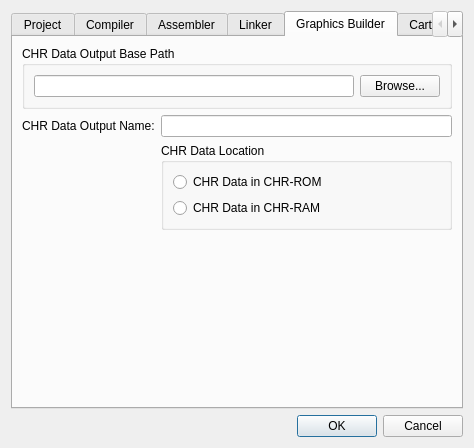
<?xml version="1.0" encoding="UTF-8"?>
<ui version="4.0">
 <class>ProjectPropertiesDialog</class>
 <widget class="QDialog" name="ProjectPropertiesDialog">
  <property name="windowModality">
   <enum>Qt::WindowModal</enum>
  </property>
  <property name="geometry">
   <rect>
    <x>0</x>
    <y>0</y>
    <width>474</width>
    <height>448</height>
   </rect>
  </property>
  <property name="windowTitle">
   <string>Project Properties</string>
  </property>
  <property name="modal">
   <bool>true</bool>
  </property>
  <layout class="QGridLayout" name="gridLayout_2">
   <item row="2" column="0">
    <widget class="QDialogButtonBox" name="buttonBox">
     <property name="orientation">
      <enum>Qt::Horizontal</enum>
     </property>
     <property name="standardButtons">
      <set>QDialogButtonBox::Cancel|QDialogButtonBox::Ok</set>
     </property>
    </widget>
   </item>
   <item row="1" column="0">
    <widget class="QTabWidget" name="tabWidget">
     <property name="currentIndex">
      <number>4</number>
     </property>
     <property name="usesScrollButtons">
      <bool>true</bool>
     </property>
     <widget class="QWidget" name="projectTab">
      <attribute name="title">
       <string>Project</string>
      </attribute>
      <layout class="QGridLayout" name="gridLayout_3">
       <item row="0" column="0" colspan="2">
        <widget class="QLabel" name="label_4">
         <property name="text">
          <string>Project Name:</string>
         </property>
        </widget>
       </item>
       <item row="0" column="2">
        <widget class="QLineEdit" name="projectNameLineEdit"/>
       </item>
       <item row="3" column="0" colspan="3">
        <widget class="QGroupBox" name="groupBox_2">
         <property name="title">
          <string>Project Base Path</string>
         </property>
         <layout class="QHBoxLayout" name="horizontalLayout_2">
          <item>
           <widget class="QLineEdit" name="projectBasePath">
            <property name="readOnly">
             <bool>true</bool>
            </property>
           </widget>
          </item>
         </layout>
        </widget>
       </item>
       <item row="4" column="0" colspan="3">
        <widget class="QGroupBox" name="groupBox_4">
         <property name="title">
          <string>Project Output Base Path</string>
         </property>
         <layout class="QHBoxLayout" name="horizontalLayout_4">
          <item>
           <widget class="QLineEdit" name="projectOutputBasePath">
            <property name="readOnly">
             <bool>true</bool>
            </property>
           </widget>
          </item>
          <item>
           <widget class="QPushButton" name="projectOutputBasePathBrowse">
            <property name="text">
             <string>Browse...</string>
            </property>
            <property name="icon">
             <iconset resource="../../resource.qrc">
              <normaloff>:/resources/document-open.png</normaloff>:/resources/document-open.png</iconset>
            </property>
           </widget>
          </item>
         </layout>
        </widget>
       </item>
       <item row="6" column="0" colspan="3">
        <spacer name="verticalSpacer_2">
         <property name="orientation">
          <enum>Qt::Vertical</enum>
         </property>
         <property name="sizeHint" stdset="0">
          <size>
           <width>20</width>
           <height>40</height>
          </size>
         </property>
        </spacer>
       </item>
       <item row="1" column="0">
        <widget class="QLabel" name="label_15">
         <property name="text">
          <string>Project Output Name:</string>
         </property>
        </widget>
       </item>
       <item row="1" column="2">
        <widget class="QLineEdit" name="outputName"/>
       </item>
       <item row="2" column="0" colspan="3">
        <widget class="QLabel" name="label_6">
         <property name="text">
          <string>Note: The Project Output Name will be used for intermediate output files generated by the Linker and Graphics Bank (CHR) Builder if alternative output names are not specified in their respective tabs.</string>
         </property>
         <property name="wordWrap">
          <bool>true</bool>
         </property>
        </widget>
       </item>
       <item row="5" column="0" colspan="3">
        <widget class="QLabel" name="label_25">
         <property name="text">
          <string>Note: The Project Output Base Path will be used for intermediate output files generated by the Linker and Graphics Bank (CHR) Builder if alternative output base paths are not specified in their respective tabs.</string>
         </property>
         <property name="wordWrap">
          <bool>true</bool>
         </property>
        </widget>
       </item>
      </layout>
     </widget>
     <widget class="QWidget" name="compilerTab">
      <attribute name="title">
       <string>Compiler</string>
      </attribute>
      <layout class="QFormLayout" name="formLayout_4">
       <item row="0" column="0">
        <widget class="QLabel" name="label_12">
         <property name="text">
          <string>DEFINEd symbols:</string>
         </property>
        </widget>
       </item>
       <item row="0" column="1">
        <widget class="QLineEdit" name="compilerDefinedSymbols"/>
       </item>
       <item row="1" column="0">
        <widget class="QLabel" name="label_23">
         <property name="text">
          <string>Additional INCLUDE paths:</string>
         </property>
        </widget>
       </item>
       <item row="1" column="1">
        <layout class="QHBoxLayout" name="horizontalLayout_3">
         <item>
          <widget class="QLineEdit" name="compilerIncludePaths"/>
         </item>
         <item>
          <widget class="QPushButton" name="compilerIncludePathBrowse">
           <property name="text">
            <string>Browse...</string>
           </property>
           <property name="icon">
            <iconset resource="../../resource.qrc">
             <normaloff>:/resources/document-open.png</normaloff>:/resources/document-open.png</iconset>
           </property>
          </widget>
         </item>
        </layout>
       </item>
       <item row="2" column="0">
        <widget class="QLabel" name="label_24">
         <property name="text">
          <string>Additional options:</string>
         </property>
        </widget>
       </item>
       <item row="2" column="1">
        <widget class="QLineEdit" name="compilerAdditionalOptions"/>
       </item>
      </layout>
     </widget>
     <widget class="QWidget" name="assemblerTab">
      <attribute name="title">
       <string>Assembler</string>
      </attribute>
      <layout class="QFormLayout" name="formLayout_3">
       <property name="fieldGrowthPolicy">
        <enum>QFormLayout::AllNonFixedFieldsGrow</enum>
       </property>
       <item row="0" column="0">
        <widget class="QLabel" name="label_11">
         <property name="text">
          <string>DEFINEd symbols:</string>
         </property>
        </widget>
       </item>
       <item row="0" column="1">
        <widget class="QLineEdit" name="assemblerDefinedSymbols"/>
       </item>
       <item row="1" column="0">
        <widget class="QLabel" name="label_13">
         <property name="text">
          <string>Additional INCLUDE paths:</string>
         </property>
        </widget>
       </item>
       <item row="1" column="1">
        <layout class="QHBoxLayout" name="horizontalLayout">
         <item>
          <widget class="QLineEdit" name="assemblerIncludePaths"/>
         </item>
         <item>
          <widget class="QPushButton" name="assemblerIncludePathBrowse">
           <property name="text">
            <string>Browse...</string>
           </property>
           <property name="icon">
            <iconset resource="../../resource.qrc">
             <normaloff>:/resources/document-open.png</normaloff>:/resources/document-open.png</iconset>
           </property>
          </widget>
         </item>
        </layout>
       </item>
       <item row="2" column="0">
        <widget class="QLabel" name="label_14">
         <property name="text">
          <string>Additional options:</string>
         </property>
        </widget>
       </item>
       <item row="2" column="1">
        <widget class="QLineEdit" name="assemblerAdditionalOptions"/>
       </item>
      </layout>
     </widget>
     <widget class="QWidget" name="linkerTab">
      <attribute name="title">
       <string>Linker</string>
      </attribute>
      <layout class="QGridLayout" name="gridLayout_4">
       <item row="1" column="0">
        <widget class="QLabel" name="label_19">
         <property name="text">
          <string>Linked Output Name:</string>
         </property>
        </widget>
       </item>
       <item row="1" column="1">
        <widget class="QLineEdit" name="linkerOutputName"/>
       </item>
       <item row="2" column="0">
        <widget class="QLabel" name="label_22">
         <property name="text">
          <string>Debug Info File Name:</string>
         </property>
        </widget>
       </item>
       <item row="2" column="1">
        <widget class="QLineEdit" name="debugInfoName"/>
       </item>
       <item row="3" column="0">
        <widget class="QLabel" name="label_16">
         <property name="text">
          <string>Linker config file:</string>
         </property>
        </widget>
       </item>
       <item row="3" column="1" colspan="2">
        <layout class="QHBoxLayout" name="horizontalLayout_6">
         <item>
          <widget class="QLineEdit" name="linkerConfigFile">
           <property name="readOnly">
            <bool>true</bool>
           </property>
          </widget>
         </item>
         <item>
          <widget class="QPushButton" name="linkerConfigFileBrowse">
           <property name="text">
            <string>Browse...</string>
           </property>
           <property name="icon">
            <iconset resource="../../resource.qrc">
             <normaloff>:/resources/document-open.png</normaloff>:/resources/document-open.png</iconset>
           </property>
          </widget>
         </item>
        </layout>
       </item>
       <item row="5" column="0">
        <widget class="QLabel" name="label_17">
         <property name="text">
          <string>Linker configuration:</string>
         </property>
        </widget>
       </item>
       <item row="8" column="0" colspan="2">
        <widget class="QTextEdit" name="linkerConfig">
         <property name="sizePolicy">
          <sizepolicy hsizetype="Expanding" vsizetype="Expanding">
           <horstretch>0</horstretch>
           <verstretch>0</verstretch>
          </sizepolicy>
         </property>
         <property name="minimumSize">
          <size>
           <width>0</width>
           <height>0</height>
          </size>
         </property>
         <property name="readOnly">
          <bool>false</bool>
         </property>
        </widget>
       </item>
       <item row="0" column="0" colspan="2">
        <widget class="QGroupBox" name="groupBox_6">
         <property name="title">
          <string>PRG Data Output Base Path</string>
         </property>
         <layout class="QHBoxLayout" name="horizontalLayout_7">
          <item>
           <widget class="QLineEdit" name="prgromOutputBasePath">
            <property name="readOnly">
             <bool>true</bool>
            </property>
           </widget>
          </item>
          <item>
           <widget class="QPushButton" name="prgromOutputBasePathBrowse">
            <property name="text">
             <string>Browse...</string>
            </property>
            <property name="icon">
             <iconset resource="../../resource.qrc">
              <normaloff>:/resources/document-open.png</normaloff>:/resources/document-open.png</iconset>
            </property>
           </widget>
          </item>
         </layout>
        </widget>
       </item>
       <item row="4" column="0">
        <widget class="QLabel" name="label_18">
         <property name="text">
          <string>Additional options:</string>
         </property>
        </widget>
       </item>
       <item row="4" column="1">
        <widget class="QLineEdit" name="linkerAdditionalOptions"/>
       </item>
      </layout>
     </widget>
     <widget class="QWidget" name="graphicsBuilderTab">
      <attribute name="title">
       <string>Graphics Builder</string>
      </attribute>
      <layout class="QGridLayout" name="gridLayout_5">
       <item row="1" column="0">
        <widget class="QLabel" name="label_21">
         <property name="text">
          <string>CHR Data Output Name:</string>
         </property>
        </widget>
       </item>
       <item row="1" column="1">
        <widget class="QLineEdit" name="chrromOutputName"/>
       </item>
       <item row="3" column="1">
        <widget class="QGroupBox" name="groupBox">
         <property name="title">
          <string>CHR Data Location</string>
         </property>
         <layout class="QGridLayout" name="gridLayout_6">
          <item row="0" column="0">
           <widget class="QRadioButton" name="chrRom">
            <property name="text">
             <string>CHR Data in CHR-ROM</string>
            </property>
           </widget>
          </item>
          <item row="1" column="0">
           <widget class="QRadioButton" name="chrRam">
            <property name="text">
             <string>CHR Data in CHR-RAM</string>
            </property>
           </widget>
          </item>
         </layout>
        </widget>
       </item>
       <item row="4" column="0" colspan="2">
        <spacer name="verticalSpacer">
         <property name="orientation">
          <enum>Qt::Vertical</enum>
         </property>
         <property name="sizeHint" stdset="0">
          <size>
           <width>20</width>
           <height>40</height>
          </size>
         </property>
        </spacer>
       </item>
       <item row="0" column="0" colspan="2">
        <widget class="QGroupBox" name="groupBox_5">
         <property name="title">
          <string>CHR Data Output Base Path</string>
         </property>
         <layout class="QHBoxLayout" name="horizontalLayout_5">
          <item>
           <widget class="QLineEdit" name="chrromOutputBasePath">
            <property name="readOnly">
             <bool>true</bool>
            </property>
           </widget>
          </item>
          <item>
           <widget class="QPushButton" name="chrromOutputBasePathBrowse">
            <property name="text">
             <string>Browse...</string>
            </property>
            <property name="icon">
             <iconset resource="../../resource.qrc">
              <normaloff>:/resources/document-open.png</normaloff>:/resources/document-open.png</iconset>
            </property>
           </widget>
          </item>
         </layout>
        </widget>
       </item>
      </layout>
     </widget>
     <widget class="QWidget" name="cartridgeTab">
      <attribute name="title">
       <string>Cartridge</string>
      </attribute>
      <layout class="QFormLayout" name="formLayout">
       <item row="2" column="0">
        <widget class="QLabel" name="label_9">
         <property name="text">
          <string>Mapper:</string>
         </property>
        </widget>
       </item>
       <item row="2" column="1">
        <widget class="QComboBox" name="mapperComboBox">
         <property name="maxVisibleItems">
          <number>20</number>
         </property>
        </widget>
       </item>
       <item row="3" column="0">
        <widget class="QLabel" name="label_8">
         <property name="text">
          <string>Type:</string>
         </property>
        </widget>
       </item>
       <item row="3" column="1">
        <widget class="QComboBox" name="romTypeComboBox">
         <item>
          <property name="text">
           <string>NES</string>
          </property>
         </item>
         <item>
          <property name="text">
           <string>VS Unisystem</string>
          </property>
         </item>
         <item>
          <property name="text">
           <string>Playchoice</string>
          </property>
         </item>
        </widget>
       </item>
       <item row="4" column="0">
        <widget class="QLabel" name="label_7">
         <property name="text">
          <string>Mirroring:</string>
         </property>
        </widget>
       </item>
       <item row="4" column="1">
        <widget class="QComboBox" name="mirroringComboBox">
         <item>
          <property name="text">
           <string>Horizontal</string>
          </property>
         </item>
         <item>
          <property name="text">
           <string>Vertical</string>
          </property>
         </item>
        </widget>
       </item>
       <item row="5" column="1">
        <widget class="QCheckBox" name="trainerPresent">
         <property name="text">
          <string>512-byte Trainer Present</string>
         </property>
        </widget>
       </item>
       <item row="6" column="1">
        <widget class="QCheckBox" name="saveRAMPresent">
         <property name="text">
          <string>Save RAM Present</string>
         </property>
        </widget>
       </item>
       <item row="7" column="1">
        <widget class="QCheckBox" name="extraVRAMPresent">
         <property name="text">
          <string>Extra VRAM Present</string>
         </property>
        </widget>
       </item>
       <item row="0" column="0">
        <widget class="QLabel" name="label_20">
         <property name="text">
          <string>Cartridge (iNES) Name:</string>
         </property>
        </widget>
       </item>
       <item row="0" column="1">
        <widget class="QLineEdit" name="cartridgeOutputName"/>
       </item>
       <item row="1" column="0">
        <widget class="QLabel" name="label_10">
         <property name="text">
          <string>Cartridge Save State Name:</string>
         </property>
        </widget>
       </item>
       <item row="1" column="1">
        <widget class="QLineEdit" name="cartridgeSaveStateName"/>
       </item>
      </layout>
     </widget>
     <widget class="QWidget" name="paletteTab">
      <attribute name="title">
       <string>System Palette</string>
      </attribute>
      <layout class="QGridLayout" name="gridLayout">
       <item row="1" column="0" colspan="3">
        <widget class="QTableWidget" name="tableWidget">
         <property name="sizePolicy">
          <sizepolicy hsizetype="Expanding" vsizetype="Expanding">
           <horstretch>0</horstretch>
           <verstretch>0</verstretch>
          </sizepolicy>
         </property>
         <property name="showDropIndicator" stdset="0">
          <bool>false</bool>
         </property>
         <property name="selectionMode">
          <enum>QAbstractItemView::SingleSelection</enum>
         </property>
         <property name="verticalScrollMode">
          <enum>QAbstractItemView::ScrollPerPixel</enum>
         </property>
         <property name="horizontalScrollMode">
          <enum>QAbstractItemView::ScrollPerPixel</enum>
         </property>
         <property name="showGrid">
          <bool>true</bool>
         </property>
         <property name="gridStyle">
          <enum>Qt::SolidLine</enum>
         </property>
         <property name="wordWrap">
          <bool>false</bool>
         </property>
         <property name="cornerButtonEnabled">
          <bool>false</bool>
         </property>
         <attribute name="horizontalHeaderShowSortIndicator" stdset="0">
          <bool>false</bool>
         </attribute>
         <attribute name="verticalHeaderMinimumSectionSize">
          <number>15</number>
         </attribute>
         <row>
          <property name="text">
           <string>0x</string>
          </property>
         </row>
         <row>
          <property name="text">
           <string>1x</string>
          </property>
         </row>
         <row>
          <property name="text">
           <string>2x</string>
          </property>
         </row>
         <row>
          <property name="text">
           <string>3x</string>
          </property>
         </row>
         <column>
          <property name="text">
           <string>x0</string>
          </property>
         </column>
         <column>
          <property name="text">
           <string>x1</string>
          </property>
         </column>
         <column>
          <property name="text">
           <string>x2</string>
          </property>
         </column>
         <column>
          <property name="text">
           <string>x3</string>
          </property>
         </column>
         <column>
          <property name="text">
           <string>x4</string>
          </property>
         </column>
         <column>
          <property name="text">
           <string>x5</string>
          </property>
         </column>
         <column>
          <property name="text">
           <string>x6</string>
          </property>
         </column>
         <column>
          <property name="text">
           <string>x7</string>
          </property>
         </column>
         <column>
          <property name="text">
           <string>x8</string>
          </property>
         </column>
         <column>
          <property name="text">
           <string>x9</string>
          </property>
         </column>
         <column>
          <property name="text">
           <string>xA</string>
          </property>
         </column>
         <column>
          <property name="text">
           <string>xB</string>
          </property>
         </column>
         <column>
          <property name="text">
           <string>xC</string>
          </property>
         </column>
         <column>
          <property name="text">
           <string>xD</string>
          </property>
         </column>
         <column>
          <property name="text">
           <string>xE</string>
          </property>
         </column>
         <column>
          <property name="text">
           <string>xF</string>
          </property>
         </column>
        </widget>
       </item>
       <item row="7" column="1">
        <widget class="QCheckBox" name="checkBox_2">
         <property name="text">
          <string>Emphasize Red</string>
         </property>
        </widget>
       </item>
       <item row="6" column="0" colspan="3">
        <widget class="Line" name="line">
         <property name="orientation">
          <enum>Qt::Horizontal</enum>
         </property>
        </widget>
       </item>
       <item row="4" column="1">
        <widget class="QLabel" name="colorValueLabel">
         <property name="text">
          <string>#000000</string>
         </property>
         <property name="alignment">
          <set>Qt::AlignCenter</set>
         </property>
        </widget>
       </item>
       <item row="0" column="2">
        <widget class="QPushButton" name="exportPalettePushButton">
         <property name="text">
          <string>Export Palette...</string>
         </property>
         <property name="icon">
          <iconset resource="../../resource.qrc">
           <normaloff>:/resources/document-export.png</normaloff>:/resources/document-export.png</iconset>
         </property>
        </widget>
       </item>
       <item row="0" column="1">
        <widget class="QPushButton" name="ImportPalettePushButton">
         <property name="text">
          <string>Import Palette...</string>
         </property>
         <property name="icon">
          <iconset resource="../../resource.qrc">
           <normaloff>:/resources/document-import.png</normaloff>:/resources/document-import.png</iconset>
         </property>
        </widget>
       </item>
       <item row="2" column="2">
        <widget class="QLabel" name="label_3">
         <property name="text">
          <string>Blue</string>
         </property>
         <property name="alignment">
          <set>Qt::AlignCenter</set>
         </property>
        </widget>
       </item>
       <item row="2" column="1">
        <widget class="QLabel" name="label_2">
         <property name="text">
          <string>Green</string>
         </property>
         <property name="alignment">
          <set>Qt::AlignCenter</set>
         </property>
        </widget>
       </item>
       <item row="2" column="0">
        <widget class="QLabel" name="label">
         <property name="text">
          <string>Red</string>
         </property>
         <property name="alignment">
          <set>Qt::AlignCenter</set>
         </property>
        </widget>
       </item>
       <item row="7" column="2">
        <widget class="QCheckBox" name="checkBox_3">
         <property name="text">
          <string>Emphasize Blue</string>
         </property>
        </widget>
       </item>
       <item row="7" column="0">
        <widget class="QCheckBox" name="checkBox_4">
         <property name="text">
          <string>Emphasize Green</string>
         </property>
        </widget>
       </item>
       <item row="9" column="0">
        <widget class="QCheckBox" name="checkBox">
         <property name="text">
          <string>Monochrome</string>
         </property>
        </widget>
       </item>
       <item row="0" column="0">
        <widget class="QPushButton" name="resetPalettePushButton">
         <property name="text">
          <string>Reset Palette</string>
         </property>
         <property name="icon">
          <iconset resource="../../resource.qrc">
           <normaloff>:/resources/style.png</normaloff>:/resources/style.png</iconset>
         </property>
        </widget>
       </item>
       <item row="10" column="0" colspan="3">
        <widget class="QLabel" name="label_5">
         <property name="font">
          <font>
           <italic>true</italic>
          </font>
         </property>
         <property name="text">
          <string>This palette is for internal emulation purposes only.</string>
         </property>
         <property name="alignment">
          <set>Qt::AlignCenter</set>
         </property>
        </widget>
       </item>
       <item row="3" column="0">
        <widget class="QSlider" name="redHorizontalSlider">
         <property name="maximum">
          <number>255</number>
         </property>
         <property name="pageStep">
          <number>16</number>
         </property>
         <property name="orientation">
          <enum>Qt::Horizontal</enum>
         </property>
         <property name="tickPosition">
          <enum>QSlider::TicksAbove</enum>
         </property>
         <property name="tickInterval">
          <number>16</number>
         </property>
        </widget>
       </item>
       <item row="3" column="1">
        <widget class="QSlider" name="greenHorizontalSlider">
         <property name="maximum">
          <number>255</number>
         </property>
         <property name="pageStep">
          <number>16</number>
         </property>
         <property name="orientation">
          <enum>Qt::Horizontal</enum>
         </property>
         <property name="tickPosition">
          <enum>QSlider::TicksAbove</enum>
         </property>
         <property name="tickInterval">
          <number>16</number>
         </property>
        </widget>
       </item>
       <item row="3" column="2">
        <widget class="QSlider" name="blueHorizontalSlider">
         <property name="maximum">
          <number>255</number>
         </property>
         <property name="pageStep">
          <number>16</number>
         </property>
         <property name="orientation">
          <enum>Qt::Horizontal</enum>
         </property>
         <property name="tickPosition">
          <enum>QSlider::TicksAbove</enum>
         </property>
         <property name="tickInterval">
          <number>16</number>
         </property>
        </widget>
       </item>
      </layout>
     </widget>
    </widget>
   </item>
  </layout>
 </widget>
 <resources>
  <include location="../../resource.qrc"/>
 </resources>
 <connections>
  <connection>
   <sender>buttonBox</sender>
   <signal>accepted()</signal>
   <receiver>ProjectPropertiesDialog</receiver>
   <slot>accept()</slot>
   <hints>
    <hint type="sourcelabel">
     <x>248</x>
     <y>254</y>
    </hint>
    <hint type="destinationlabel">
     <x>157</x>
     <y>274</y>
    </hint>
   </hints>
  </connection>
  <connection>
   <sender>buttonBox</sender>
   <signal>rejected()</signal>
   <receiver>ProjectPropertiesDialog</receiver>
   <slot>reject()</slot>
   <hints>
    <hint type="sourcelabel">
     <x>316</x>
     <y>260</y>
    </hint>
    <hint type="destinationlabel">
     <x>286</x>
     <y>274</y>
    </hint>
   </hints>
  </connection>
 </connections>
 <designerdata>
  <property name="gridDeltaX">
   <number>10</number>
  </property>
  <property name="gridDeltaY">
   <number>10</number>
  </property>
  <property name="gridSnapX">
   <bool>true</bool>
  </property>
  <property name="gridSnapY">
   <bool>true</bool>
  </property>
  <property name="gridVisible">
   <bool>true</bool>
  </property>
 </designerdata>
</ui>
